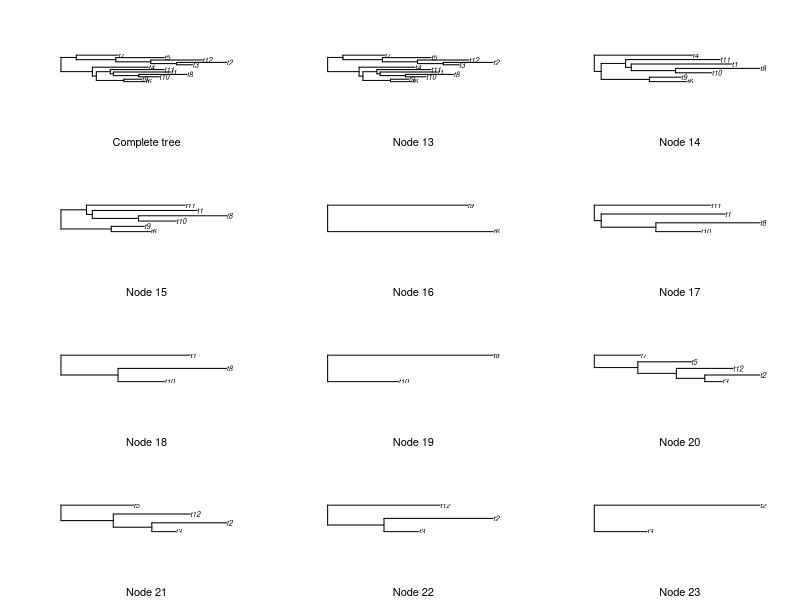

R code for this plot:
library(ape)


### Name: subtrees
### Title: All subtrees of a Phylogenetic Tree
### Aliases: subtrees
### Keywords: manip

### ** Examples

### Random tree with 12 leaves
phy<-rtree(12)
par(mfrow=c(4,3))
plot(phy, sub="Complete tree")

### Extract the subtrees
l<-subtrees(phy)

### plot all the subtrees
for (i in 1:11) plot(l[[i]], sub=paste("Node", l[[i]]$node.label[1]))
par(mfrow=c(1,1))
